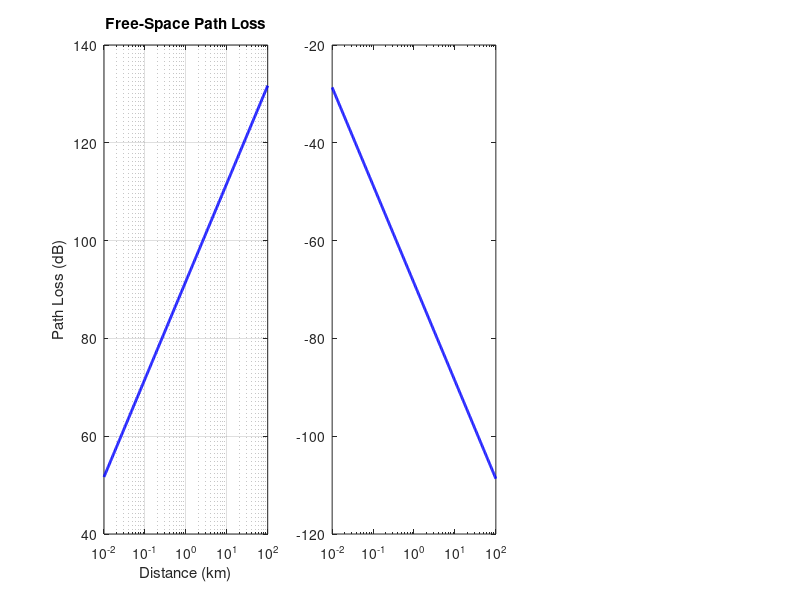

This chart was generated by the following MATLAB code: (Note: this script raises an error after producing the figure.)
%% REI Drone - Telemetry RF Link Budget Analysis
%  Rootcastle Engineering & Innovation
%
%  Analyzes the 915 MHz telemetry link between the REI Drone and the
%  ground control station. Computes free-space path loss, link margin,
%  and maximum reliable range under various conditions.
%
%  Author: Batuhan Ayribas, M.Sc.

figDir = getappdata(0, 'figDir');
if isempty(figDir)
    figDir = fullfile(fileparts(mfilename('fullpath')), '..', 'figures');
    if ~exist(figDir, 'dir'), mkdir(figDir); end
end

%% Link Parameters
f = 915e6;                          % Frequency (Hz)
c = 3e8;                            % Speed of light (m/s)
lambda = c / f;                     % Wavelength (m)

% Transmitter (on drone)
P_tx_dBm = 20;                     % Transmit power (dBm) = 100 mW
G_tx_dBi = 2;                      % Antenna gain (dBi) - omnidirectional
L_tx_cable = 0.5;                   % Cable/connector loss (dB)

% Receiver (ground station)
G_rx_dBi = 5;                      % Antenna gain (dBi) - directional
L_rx_cable = 0.5;                   % Cable/connector loss (dB)
NF_rx = 3;                         % Receiver noise figure (dB)
BW = 200e3;                        % Bandwidth (Hz)
SNR_required = 10;                  % Required SNR for reliable link (dB)
L_misc = 3;                        % Miscellaneous losses (dB): polarization, body

% Receiver sensitivity
kT = -174;                         % Thermal noise floor (dBm/Hz)
N_floor = kT + 10*log10(BW) + NF_rx;  % Noise floor (dBm)
Sensitivity = N_floor + SNR_required;   % Receiver sensitivity (dBm)

%% Distance Analysis
d = logspace(1, 5, 500);           % Distance: 10 m to 100 km

% Free-space path loss (FSPL)
FSPL = 20*log10(d) + 20*log10(f) - 147.55;

% Received power
P_rx = P_tx_dBm + G_tx_dBi + G_rx_dBi - L_tx_cable - L_rx_cable - L_misc - FSPL;

% Link margin
link_margin = P_rx - Sensitivity;

% Maximum range (where link margin = 0)
idx_max = find(link_margin <= 0, 1, 'first');
if ~isempty(idx_max)
    d_max = d(idx_max);
else
    d_max = d(end);
end

% Practical range (6 dB margin for fading)
idx_practical = find(link_margin <= 6, 1, 'first');
if ~isempty(idx_practical)
    d_practical = d(idx_practical);
else
    d_practical = d(end);
end

fprintf('  Telemetry Link Budget:\n');
fprintf('    Frequency: %.0f MHz\n', f/1e6);
fprintf('    TX Power: %d dBm (%.0f mW)\n', P_tx_dBm, 10^(P_tx_dBm/10));
fprintf('    Receiver Sensitivity: %.1f dBm\n', Sensitivity);
fprintf('    Max theoretical range: %.1f km\n', d_max/1000);
fprintf('    Practical range (6dB margin): %.1f km\n', d_practical/1000);

%% Figure 1: Link Budget Analysis
fig1 = figure('Position', [100 100 1200 500], 'Color', 'w');

subplot(1,3,1);
semilogx(d/1000, FSPL, 'b-', 'LineWidth', 2);
xlabel('Distance (km)'); ylabel('Path Loss (dB)');
title('Free-Space Path Loss'); grid on;

subplot(1,3,2);
semilogx(d/1000, P_rx, 'b-', 'LineWidth', 2); hold on;
yline(Sensitivity, 'r--', 'LineWidth', 1.5);
plot(d_max/1000, Sensitivity, 'rp', 'MarkerSize', 12, 'MarkerFaceColor', 'r');
xlabel('Distance (km)'); ylabel('Received Power (dBm)');
title('Received Signal Strength'); grid on;
legend('P_{rx}', 'Sensitivity', sprintf('Max: %.1f km', d_max/1000));

subplot(1,3,3);
semilogx(d/1000, link_margin, 'b-', 'LineWidth', 2); hold on;
yline(0, 'r--', 'LineWidth', 1.5);
yline(6, 'g--', 'LineWidth', 1);
plot(d_max/1000, 0, 'rp', 'MarkerSize', 12, 'MarkerFaceColor', 'r');
plot(d_practical/1000, 6, 'gp', 'MarkerSize', 12, 'MarkerFaceColor', 'g');
xlabel('Distance (km)'); ylabel('Link Margin (dB)');
title('Link Margin'); grid on;
legend('Margin', 'Threshold', '6 dB Fade Margin', 'Location', 'best');

sgtitle('REI Drone - 915 MHz Telemetry Link Budget', 'FontSize', 14, 'FontWeight', 'bold');
saveas(fig1, fullfile(figDir, 'telemetry_link_budget.png'));

%% Figure 2: Range vs TX Power
fig2 = figure('Position', [100 100 600 400], 'Color', 'w');

P_tx_sweep = 10:2:30;  % dBm
d_max_sweep = zeros(size(P_tx_sweep));

for i = 1:length(P_tx_sweep)
    Prx_sweep = P_tx_sweep(i) + G_tx_dBi + G_rx_dBi - L_tx_cable - L_rx_cable - L_misc - FSPL;
    margin_sweep = Prx_sweep - Sensitivity;
    idx = find(margin_sweep <= 6, 1, 'first');
    if ~isempty(idx)
        d_max_sweep(i) = d(idx) / 1000;
    else
        d_max_sweep(i) = d(end) / 1000;
    end
end

plot(P_tx_sweep, d_max_sweep, 'b-o', 'LineWidth', 2, 'MarkerFaceColor', 'b');
hold on;
plot(P_tx_dBm, d_practical/1000, 'rp', 'MarkerSize', 15, 'MarkerFaceColor', 'r');
xlabel('TX Power (dBm)'); ylabel('Practical Range (km)');
title('REI Drone - Range vs Transmit Power (6 dB margin)', 'FontSize', 13, 'FontWeight', 'bold');
grid on;
legend('Range Curve', sprintf('Current: %.0f dBm, %.1f km', P_tx_dBm, d_practical/1000));
saveas(fig2, fullfile(figDir, 'telemetry_range_vs_power.png'));
